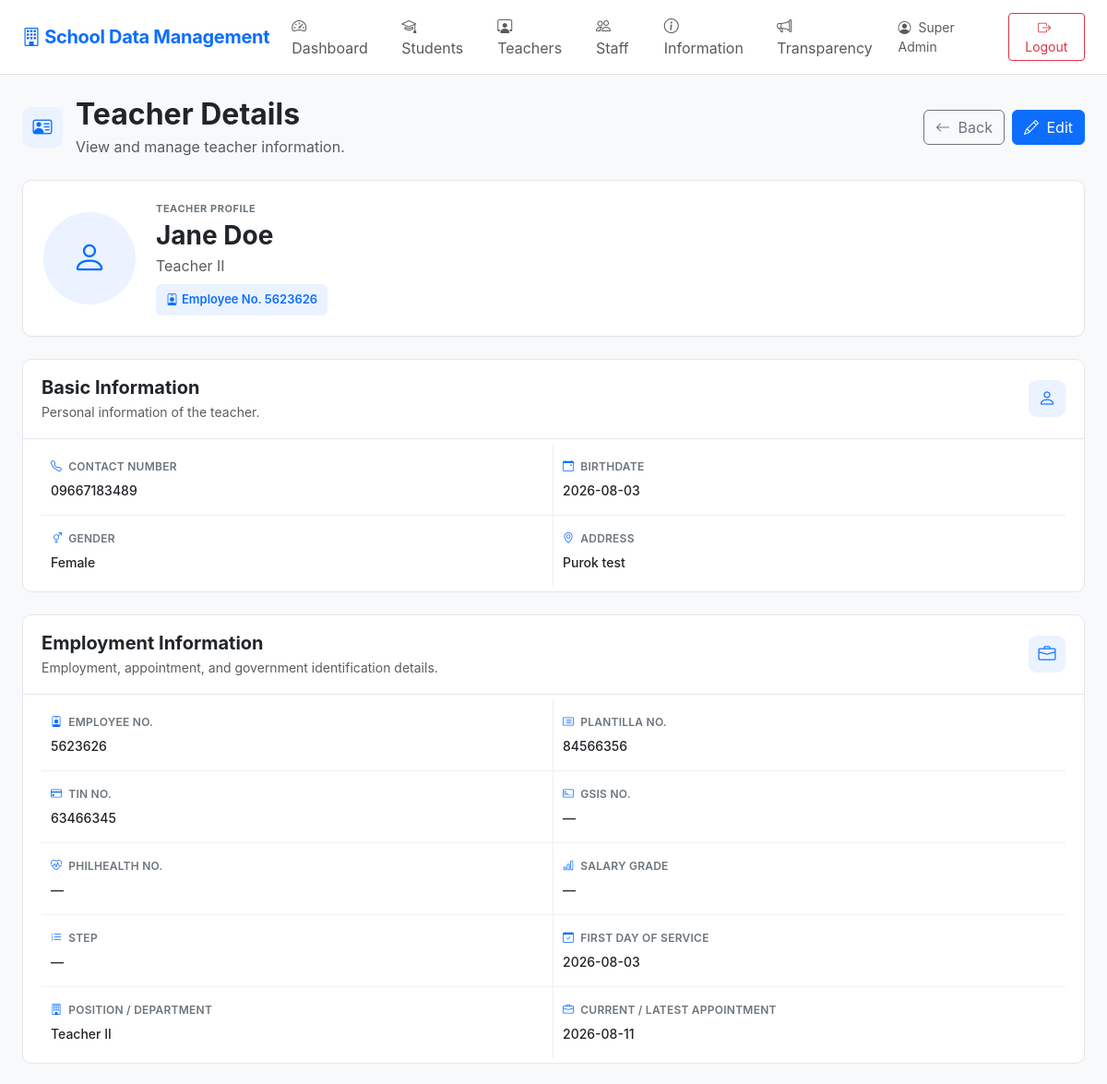
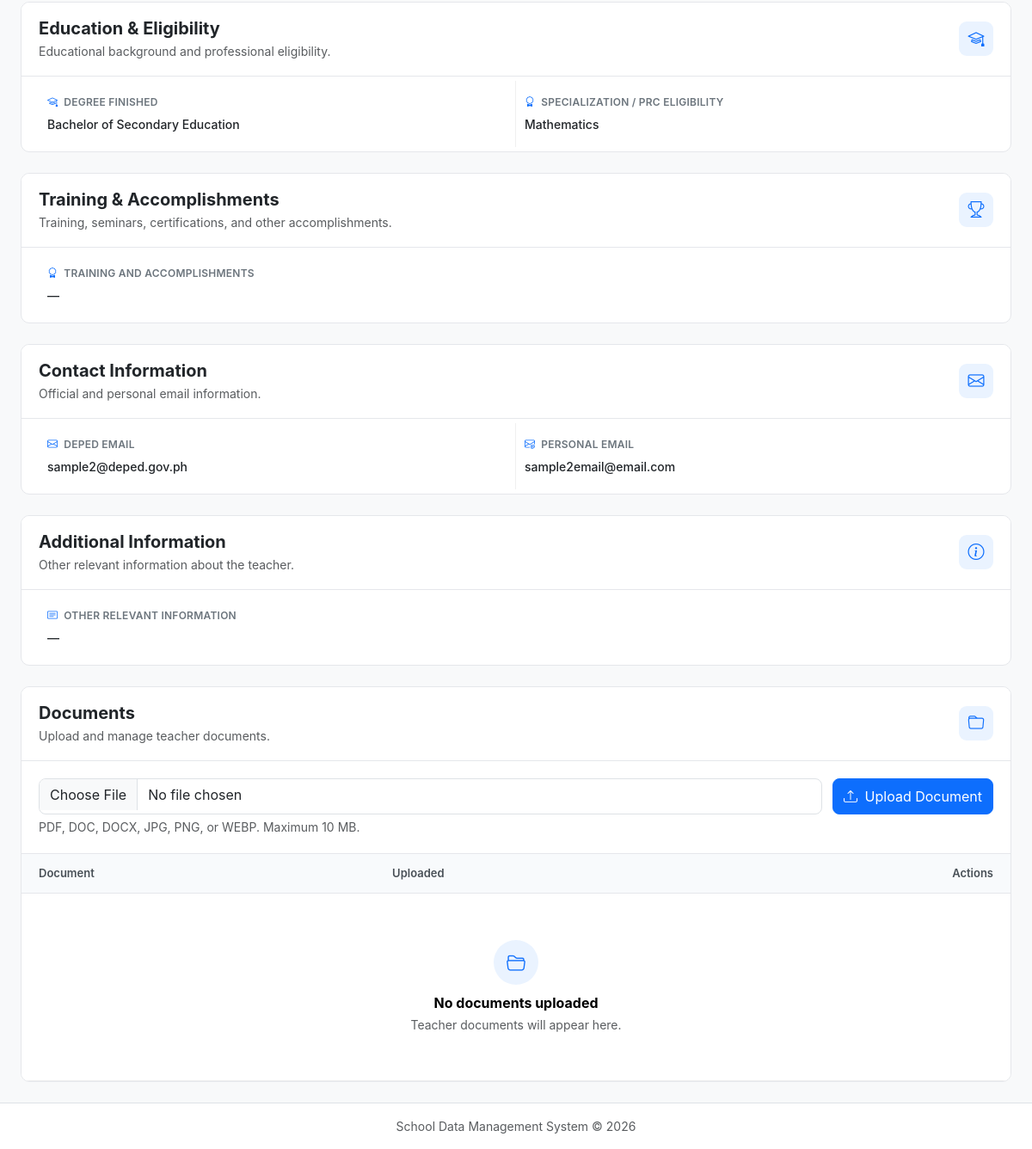
Page /teacher_view.php?id=6 (signed in) on the committed database (2 pictures, top to bottom).
### tables this page shows
CREATE TABLE `teachers` (
  `id` int(10) UNSIGNED NOT NULL,
  `user_id` int(10) UNSIGNED DEFAULT NULL,
  `employee_id` varchar(50) NOT NULL,
  `photo` varchar(255) DEFAULT NULL,
  `full_name` varchar(150) NOT NULL,
  `date_of_birth` date DEFAULT NULL,
  `gender` varchar(30) DEFAULT NULL,
  `address` text DEFAULT NULL,
  `contact_number` varchar(50) DEFAULT NULL,
  `email` varchar(150) DEFAULT NULL,
  `position_department` varchar(150) DEFAULT NULL,
  `other_info` text DEFAULT NULL,
  `created_at` timestamp NOT NULL DEFAULT current_timestamp(),
  `updated_at` timestamp NOT NULL DEFAULT current_timestamp() ON UPDATE current_timestamp(),
  `plantilla_no` varchar(50) DEFAULT NULL,
  `first_day_of_service` date DEFAULT NULL,
  `current_latest_appointment` date DEFAULT NULL,
  `deped_email` varchar(150) DEFAULT NULL,
  `personal_email` varchar(150) DEFAULT NULL,
  `degree_finished` varchar(255) DEFAULT NULL,
  `specialization_prc_eligibility` varchar(255) DEFAULT NULL,
  `tin_no` varchar(30) DEFAULT NULL,
  `birthdate` date DEFAULT NULL,
  `specialization` varchar(255) DEFAULT NULL,
  `prc_eligibility` varchar(255) DEFAULT NULL,
  `created_by` int(11) DEFAULT NULL,
  `updated_by` int(11) DEFAULT NULL,
  `gsis_no` varchar(50) DEFAULT NULL,
  `philhealth_no` varchar(50) DEFAULT NULL,
  `salary_grade` tinyint(3) UNSIGNED DEFAULT NULL,
  `step` tinyint(3) UNSIGNED DEFAULT NULL,
  `training_accomplishments` text DEFAULT NULL
);

### teacher_view.php (the view, shortened to what the rows shown need)
<?php
require_once __DIR__ . '/config.php';
$id = (int) ($_GET['id'] ?? 0);
$stmt = $pdo->prepare("
    SELECT *
    FROM teachers
    WHERE id = ?
");
$stmt->execute([$id]);
$teacher = $stmt->fetch();
function teacher_value($value)
{
    return !empty($value) ? e($value) : '—';
}
include __DIR__ . '/header.php';
?>
<link rel="stylesheet" href="assets/teacher_view.css">
<div class="teacher-view-header">
    <div class="teacher-header-left">
        <div>
            <h2 class="fw-bold mb-1">
                Teacher Details
            </h2>
        </div>
    </div>
</div>
<div class="teacher-profile-card">
    <div class="teacher-profile-info">
        <div class="teacher-profile-label">
            TEACHER PROFILE
        </div>
        <h3 class="fw-bold mb-1">
            <?= teacher_value($teacher['full_name']) ?>
        </h3>
        <p class="text-muted mb-2">
            <?= teacher_value($teacher['position_department']) ?>
        </p>
        <span class="teacher-id-badge">
            <i class="bi bi-person-badge me-1"></i>
            Employee No.
            <?= teacher_value($teacher['employee_id']) ?>
        </span>
    </div>
</div>
<div class="teacher-info-card mt-4">
    <div class="teacher-info-grid">
        <div class="teacher-info-item">
            <div class="teacher-info-label">
                <i class="bi bi-telephone"></i>
                Contact Number
            </div>
            <div class="teacher-info-value">
                <?= teacher_value($teacher['contact_number']) ?>
            </div>
        </div>
        <div class="teacher-info-item">
            <div class="teacher-info-label">
                <i class="bi bi-calendar-event"></i>
                Birthdate
            </div>
            <div class="teacher-info-value">
                <?= teacher_value($teacher['date_of_birth']) ?>
            </div>
        </div>
        <div class="teacher-info-item">
            <div class="teacher-info-label">
                <i class="bi bi-gender-ambiguous"></i>
                Gender
            </div>
            <div class="teacher-info-value">
                <?= teacher_value($teacher['gender']) ?>
            </div>
        </div>
        <div class="teacher-info-item">
            <div class="teacher-info-label">
                <i class="bi bi-geo-alt"></i>
                Address
            </div>
            <div class="teacher-info-value">
                <?=
                    !empty($teacher['address'])
                        ? nl2br(e($teacher['address']))
                        : '—'
                ?>
            </div>
        </div>
    </div>
</div>
<div class="teacher-info-card mt-4">
    <div class="teacher-info-grid">
        <div class="teacher-info-item">
            <div class="teacher-info-label">
                <i class="bi bi-person-badge"></i>
                Employee No.
            </div>
            <div class="teacher-info-value">
                <?= teacher_value($teacher['employee_id']) ?>
            </div>
        </div>
        <div class="teacher-info-item">
            <div class="teacher-info-label">
                <i class="bi bi-card-list"></i>
                Plantilla No.
            </div>
            <div class="teacher-info-value">
                <?= teacher_value($teacher['plantilla_no']) ?>
            </div>
        </div>
        <div class="teacher-info-item">
            <div class="teacher-info-label">
                <i class="bi bi-credit-card"></i>
                TIN No.
            </div>
            <div class="teacher-info-value">
                <?= teacher_value($teacher['tin_no']) ?>
            </div>
        </div>
        <div class="teacher-info-item">
            <div class="teacher-info-label">
                <i class="bi bi-credit-card-2-front"></i>
                GSIS No.
            </div>
            <div class="teacher-info-value">
                <?= teacher_value($teacher['gsis_no']) ?>
            </div>
        </div>
        <div class="teacher-info-item">
            <div class="teacher-info-label">
                <i class="bi bi-heart-pulse"></i>
                PhilHealth No.
            </div>
            <div class="teacher-info-value">
                <?= teacher_value($teacher['philhealth_no']) ?>
            </div>
        </div>
        <div class="teacher-info-item">
            <div class="teacher-info-label">
                <i class="bi bi-bar-chart"></i>
                Salary Grade
            </div>
            <div class="teacher-info-value">
                <?= teacher_value($teacher['salary_grade']) ?>
            </div>
        </div>
        <div class="teacher-info-item">
            <div class="teacher-info-label">
                <i class="bi bi-list-ol"></i>
                Step
            </div>
            <div class="teacher-info-value">
                <?= teacher_value($teacher['step']) ?>
            </div>
        </div>
        <div class="teacher-info-item">
            <div class="teacher-info-label">
                <i class="bi bi-calendar-check"></i>
                First Day of Service
            </div>
            <div class="teacher-info-value">
                <?= teacher_value($teacher['first_day_of_service']) ?>
            </div>
        </div>
        <div class="teacher-info-item">
            <div class="teacher-info-label">
                <i class="bi bi-building"></i>
                Position / Department
            </div>
            <div class="teacher-info-value">
                <?= teacher_value($teacher['position_department']) ?>
            </div>
        </div>
        <div class="teacher-info-item">
            <div class="teacher-info-label">
                <i class="bi bi-briefcase"></i>
                Current / Latest Appointment
            </div>
            <div class="teacher-info-value">
                <?= teacher_value($teacher['current_latest_appointment']) ?>
            </div>
        </div>
    </div>
</div>
<div class="teacher-info-card mt-4">
    <div class="teacher-info-grid">
        <div class="teacher-info-item">
            <div class="teacher-info-label">
                <i class="bi bi-mortarboard"></i>
                Degree Finished
            </div>
            <div class="teacher-info-value">
                <?= teacher_value($teacher['degree_finished']) ?>
            </div>
        </div>
        <div class="teacher-info-item">
            <div class="teacher-info-label">
                <i class="bi bi-award"></i>
                Specialization / PRC Eligibility
            </div>
            <div class="teacher-info-value">
                <?=
                    !empty($teacher['specialization_prc_eligibility'])
                        ? nl2br(e($teacher['specialization_prc_eligibility']))
                        : '—'
                ?>
            </div>
        </div>
    </div>
</div>
<div class="teacher-info-card mt-4">
    <div class="teacher-info-grid">
        <div class="teacher-info-item">
            <div class="teacher-info-label">
                <i class="bi bi-envelope"></i>
                DepEd Email
            </div>
            <div class="teacher-info-value teacher-email">
                <?= teacher_value($teacher['deped_email']) ?>
            </div>
        </div>
        <div class="teacher-info-item">
            <div class="teacher-info-label">
                <i class="bi bi-envelope-at"></i>
                Personal Email
            </div>
            <div class="teacher-info-value teacher-email">
                <?= teacher_value($teacher['personal_email']) ?>
            </div>
        </div>
    </div>
</div>
<div class="teacher-info-card mt-4">
    <div class="teacher-documents-table table-responsive">
        <table class="table align-middle mb-0">
            <thead>
                <tr>
                    <th>Document</th>
                    <th>Uploaded</th>
                    <th class="text-end">Actions</th>
                </tr>
            </thead>
        </table>
    </div>
</div>
<?php include __DIR__ . '/footer.php'; ?>

### rows in the picture
teachers: full_name "Jane Doe", position_department "Teacher II", employee "5623626", contact_number "09667183489", date_of_birth "2026-08-03", gender "Female", address "Purok test", plantilla_no "84566356", tin_no "63466345", gsis_no "—", philhealth_no "—", salary_grade "—", step "—", first_day_of_service "2026-08-03", current_latest_appointment "2026-08-11", degree_finished "Bachelor of Secondary Education", specialization_prc_eligibility "Mathematics", deped_email "sample2@deped.gov.ph", personal_email "sample2email@email.com"

### other values in the picture
$_SESSION['full_name'] "Super Admin"
